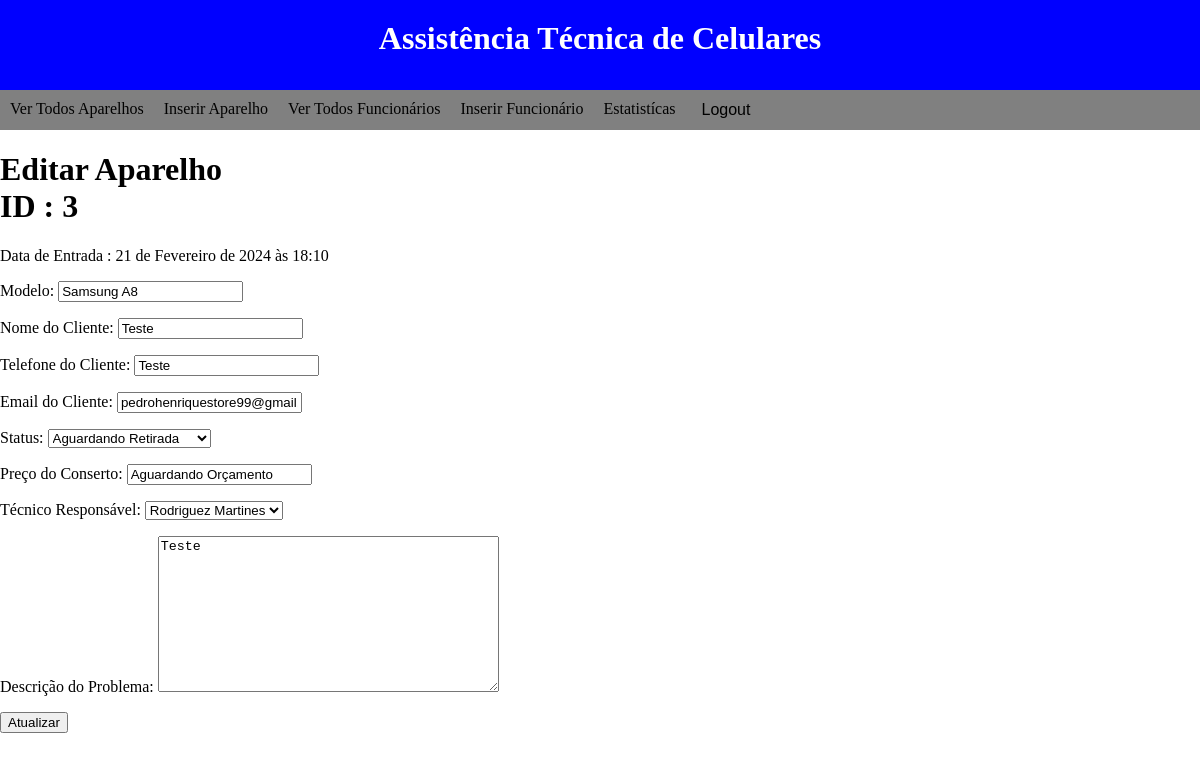
/update_device/3 (signed in), run on an earlier commit of the app's database.
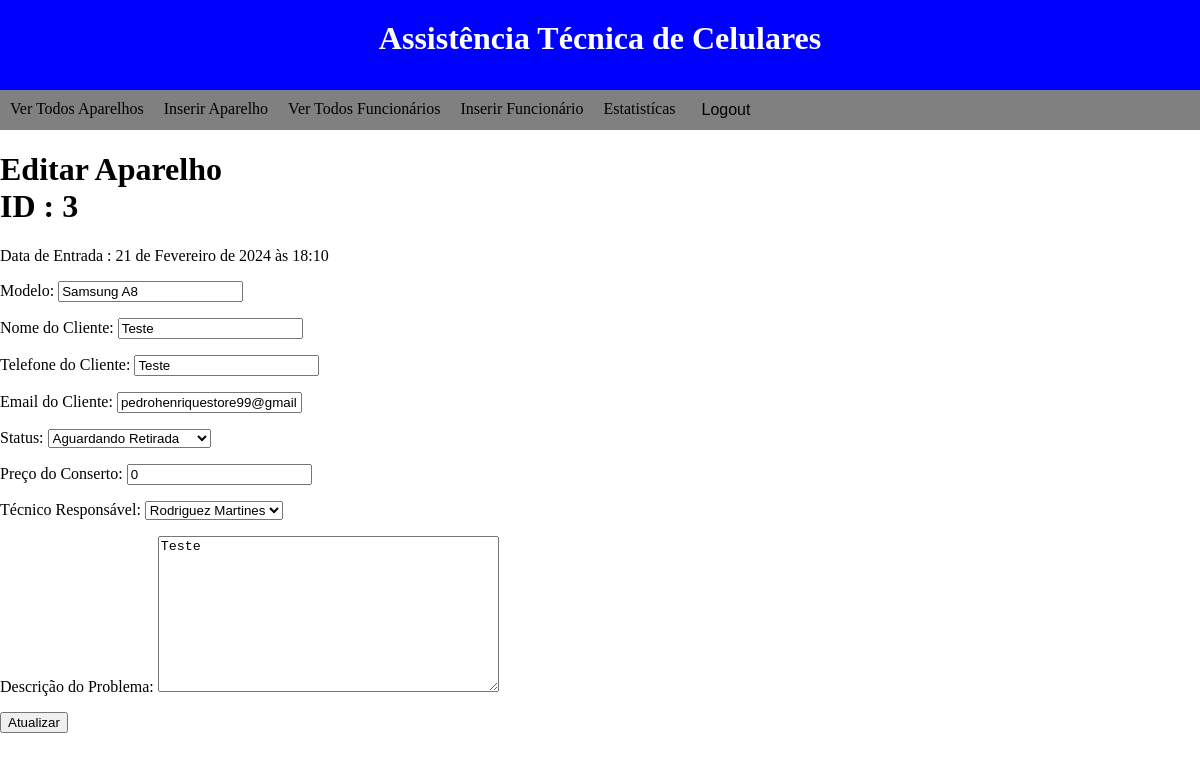
And on a later commit of the database.
### devices/models.py (models this page shows)
class Devices(models.Model):
    model = models.CharField(max_length=100)
    client_name = models.CharField(max_length=100)
    client_phone = models.CharField(max_length=30)
    client_email = models.EmailField()
    entry_date = models.DateTimeField(
        auto_now_add=True
    )  # Adiciona automaticamente data e hora de entrada do aparelho
    status = models.CharField(choices=STATUS, max_length=50)
    repair_price = models.CharField(default="Aguardando Orçamento", max_length=100)
    technician = models.ForeignKey(Technicals, on_delete=models.PROTECT, related_name='devices_technicals')
    problem_description = models.TextField()

### devices/views.py (the view)
# urls.py: path("update_device/<int:pk>", UpdateDeviceView.as_view(), name='update_device'),
class UpdateDeviceView(LoginRequiredMixin, UpdateView):
    template_name = "update_device.html"
    model = Devices
    form_class = CreateDevicesForm
    success_url = reverse_lazy('list_devices')

### devices/forms.py
class CreateDevicesForm(forms.ModelForm):
    class Meta:
        model = Devices
        fields = "__all__"
    def __init__(self, *args, **kwargs):
        super(CreateDevicesForm, self).__init__(*args, **kwargs)
        self.fields["model"].label = "Modelo"
        self.fields["client_name"].label = "Nome do Cliente"
        self.fields["client_phone"].label = "Telefone do Cliente"
        self.fields["client_email"].label = "Email do Cliente"
        self.fields["repair_price"].label = "Preço do Conserto"
        self.fields["technician"].label = "Técnico Responsável"
        self.fields["problem_description"].label = "Descrição do Problema"

### technicals/models.py (called while the page is built)
    def __str__(self):
        return self.name

### devices/templates/update_device.html (shortened to what this page needs)
{% extends 'base.html' %}
{% block content %}
    <main>
        <h1>Editar Aparelho<br>ID : {{ object.id }} </h1>
        <p>Data de Entrada : {{ object.entry_date }}</p>
        <form method="post">
            {{ form.as_p }}
            <button type="submit">Atualizar</button>
        </form>
    </main>
{% endblock %}

What changed in the data, as far as the page shows it:
changed Devices "Samsung A8": repair_price "Aguardando Orçamento" → "0"
